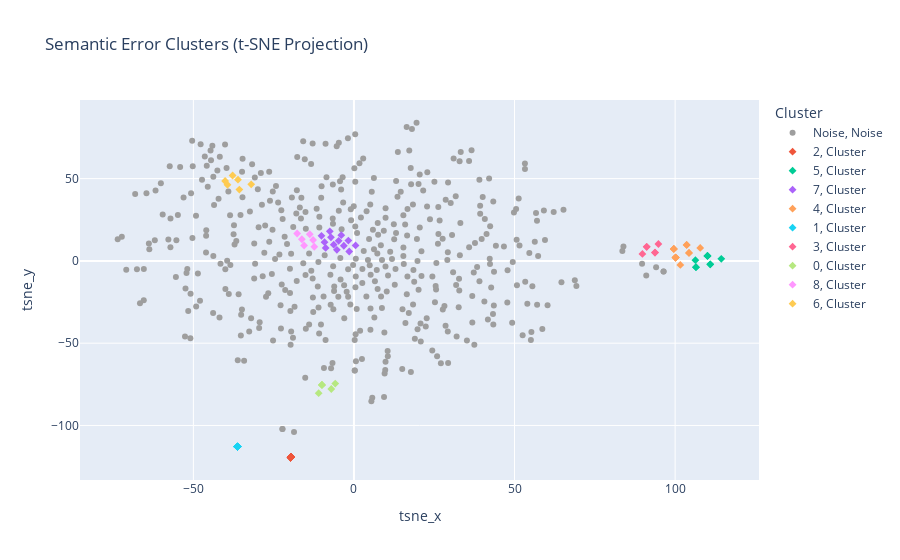

Notebook code for this chart:
### Code cell
# HDBSCAN clustering with validation and visualisation
vector_matrix = np.vstack(extracted_df["vector"].to_list())

# Standardise embeddings before density clustering
scaled_vectors = StandardScaler().fit_transform(vector_matrix)

# Dimensionality reduction for clustering stability
n_components = min(50, scaled_vectors.shape[1], max(2, scaled_vectors.shape[0] - 1))
pca_cluster = PCA(n_components=n_components, random_state=42)
cluster_vectors = pca_cluster.fit_transform(scaled_vectors)
extracted_df["cluster_vector"] = list(cluster_vectors)


def optimise_hdbscan(embeddings):
    results = []
    for min_cluster_size in [5, 10, 15, 20]:
        for min_samples in [1, 5, 10]:
            model = HDBSCAN(
                min_cluster_size=min_cluster_size,
                min_samples=min_samples,
                metric="euclidean",
                store_centers="centroid",
            )
            labels = model.fit_predict(embeddings)
            noise_ratio = float((labels == -1).mean())

            valid_mask = labels != -1
            valid_labels = labels[valid_mask]
            score = np.nan
            if len(np.unique(valid_labels)) > 1:
                score = silhouette_score(embeddings[valid_mask], valid_labels)

            results.append(
                {
                    "min_cluster_size": min_cluster_size,
                    "min_samples": min_samples,
                    "silhouette": score,
                    "noise_ratio": noise_ratio,
                }
            )

    results_df = pd.DataFrame(results).sort_values("silhouette", ascending=False)

    filtered = results_df[(results_df["noise_ratio"] < 0.30) & results_df["silhouette"].notna()]
    if len(filtered) == 0:
        best_row = results_df.iloc[0]
    else:
        best_row = filtered.iloc[0]

    best_params = {
        "min_cluster_size": int(best_row["min_cluster_size"]),
        "min_samples": int(best_row["min_samples"]),
    }
    return best_params, results_df


best_params, grid_results = optimise_hdbscan(cluster_vectors)
print("HDBSCAN grid search (top 5):")
print(grid_results.head(5).to_string(index=False))
print(f"Selected params: {best_params}")

hdbscan = HDBSCAN(
    min_cluster_size=best_params["min_cluster_size"],
    min_samples=best_params["min_samples"],
    metric="euclidean",
    store_centers="centroid",
)

hdb_labels = hdbscan.fit_predict(cluster_vectors)

# Set the active clustering model to HDBSCAN
extracted_df["cluster_id"] = hdb_labels
extracted_df["cluster_model"] = "hdbscan"


def get_smart_cluster_names(df, cluster_col, vector_col, text_col="root_cause"):
    names = {}
    for cluster_id, group in df.groupby(cluster_col):
        if cluster_id == -1:
            continue
        vectors = np.vstack(group[vector_col].to_list())
        centroid = vectors.mean(axis=0, keepdims=True)
        closest_idx, _ = pairwise_distances_argmin_min(centroid, vectors, metric="euclidean")
        rep_text = str(group.iloc[closest_idx[0]][text_col]).strip()
        names[cluster_id] = f"Cluster {cluster_id}: {rep_text}"
    return names


cluster_names = get_smart_cluster_names(extracted_df, "cluster_id", "cluster_vector", "root_cause")
extracted_df["cluster_label"] = extracted_df["cluster_id"].map(cluster_names).fillna("Noise/Outliers")

# Validation metrics (excluding noise)
valid_mask = extracted_df["cluster_id"] != -1
valid_vectors = cluster_vectors[valid_mask]
valid_labels = extracted_df.loc[valid_mask, "cluster_id"].to_numpy()

if len(np.unique(valid_labels)) > 1:
    sil = silhouette_score(valid_vectors, valid_labels)
    dbi = davies_bouldin_score(valid_vectors, valid_labels)
    chi = calinski_harabasz_score(valid_vectors, valid_labels)
    print(f"Silhouette Score (no noise): {sil:.4f}")
    print(f"Davies-Bouldin Index (no noise): {dbi:.4f}")
    print(f"Calinski-Harabasz Index (no noise): {chi:.4f}")
else:
    print("Not enough clusters for validation metrics after noise removal.")

# t-SNE projection for visual validation
tsne = TSNE(n_components=2, perplexity=30, random_state=42, init="pca")
tsne_result = tsne.fit_transform(cluster_vectors)

extracted_df["tsne_x"] = tsne_result[:, 0]
extracted_df["tsne_y"] = tsne_result[:, 1]

plot_df = extracted_df[["tsne_x", "tsne_y", "cluster_id", "cluster_label", "root_cause", "severity_index"]].copy()
plot_df["cluster_label_plot"] = plot_df["cluster_id"].astype(str)
plot_df.loc[plot_df["cluster_id"] == -1, "cluster_label_plot"] = "Noise"
plot_df["point_type"] = plot_df["cluster_id"].apply(lambda v: "Noise" if v == -1 else "Cluster")

fig = px.scatter(
    plot_df,
    x="tsne_x",
    y="tsne_y",
    color="cluster_label_plot",
    symbol="point_type",
    title="Semantic Error Clusters (t-SNE Projection)",
    hover_data={
        "cluster_label": True,
        "root_cause": True,
        "severity_index": True,
        "cluster_id": False,
        "cluster_label_plot": False,
        "point_type": False,
    },
    color_discrete_map={"Noise": "#9e9e9e"},
)
fig.update_traces(marker=dict(size=6))
fig.update_layout(legend_title_text="Cluster")
fig.show()

extracted_df[["cluster_id", "cluster_label", "root_cause"]].head(5)

### Figure 1 — Plotly figure (JSON) as saved in the notebook; plotly's stock layout.template omitted (floating-point values rounded to 4 significant figures; data arrays with more than 128 entries replaced by an {"elided": "..."} marker saying what was removed)
{"data": [{"customdata": {"elided": "428x6 mixed values"}, "hovertemplate": "tsne_x=%{x}<br>tsne_y=%{y}<br>cluster_label=%{customdata[0]}<br>root_cause=%{customdata[1]}<br>severity_index=%{customdata[2]}<extra></extra>", "legendgroup": "Noise, Noise", "marker": {"color": "#9e9e9e", "size": 6, "symbol": "circle"}, "mode": "markers", "name": "Noise, Noise", "orientation": "v", "showlegend": true, "type": "scatter", "x": {"elided": "428 float values"}, "xaxis": "x", "y": {"elided": "428 float values"}, "yaxis": "y"}, {"customdata": {"elided": "26x6 mixed values"}, "hovertemplate": "tsne_x=%{x}<br>tsne_y=%{y}<br>cluster_label=%{customdata[0]}<br>root_cause=%{customdata[1]}<br>severity_index=%{customdata[2]}<extra></extra>", "legendgroup": "2, Cluster", "marker": {"color": "#EF553B", "size": 6, "symbol": "diamond"}, "mode": "markers", "name": "2, Cluster", "orientation": "v", "showlegend": true, "type": "scatter", "x": [-19.66, -19.66, -19.66, -19.66, -19.66, -19.66, -19.66, -19.66, -19.66, -19.66, -19.66, -19.66, -19.66, -19.66, -19.66, -19.66, -19.66, -19.66, -19.66, -19.66, -19.66, -19.66, -19.66, -19.66, -19.66, -19.66], "xaxis": "x", "y": [-119.3, -119.3, -119.3, -119.3, -119.3, -119.3, -119.3, -119.3, -119.3, -119.3, -119.3, -119.3, -119.3, -119.3, -119.3, -119.3, -119.3, -119.3, -119.3, -119.3, -119.3, -119.3, -119.3, -119.3, -119.3, -119.3], "yaxis": "y"}, {"customdata": [["Cluster 5: Lack of accountability and transparency in dispute resolution process", "Lack of accountability and transparency in Zelle's dispute resolution process", 8, 5, "5", "Cluster"], ["Cluster 5: Lack of accountability and transparency in dispute resolution process", "Inadequate dispute resolution process and lack of accountability", "8", 5, "5", "Cluster"], ["Cluster 5: Lack of accountability and transparency in dispute resolution process", "Lack of accountability and transparency in dispute resolution process", "8", 5, "5", "Cluster"], ["Cluster 5: Lack of accountability and transparency in dispute resolution process", "Inadequate dispute resolution process and lack of accountability", 8, 5, "5", "Cluster"], ["Cluster 5: Lack of accountability and transparency in dispute resolution process", "Lack of accountability and transparency in dispute resolution process", "8", 5, "5", "Cluster"], ["Cluster 5: Lack of accountability and transparency in dispute resolution process", "Lack of accountability and transparency in dispute resolution process", "8", 5, "5", "Cluster"], ["Cluster 5: Lack of accountability and transparency in dispute resolution process", "Lack of accountability and transparency in dispute resolution process", "8", 5, "5", "Cluster"], ["Cluster 5: Lack of accountability and transparency in dispute resolution process", "Lack of accountability and transparency in dispute resolution process", "8", 5, "5", "Cluster"], ["Cluster 5: Lack of accountability and transparency in dispute resolution process", "Lack of accountability and transparency in dispute resolution process", "8", 5, "5", "Cluster"]], "hovertemplate": "tsne_x=%{x}<br>tsne_y=%{y}<br>cluster_label=%{customdata[0]}<br>root_cause=%{customdata[1]}<br>severity_index=%{customdata[2]}<extra></extra>", "legendgroup": "5, Cluster", "marker": {"color": "#00cc96", "size": 6, "symbol": "diamond"}, "mode": "markers", "name": "5, Cluster", "orientation": "v", "showlegend": true, "type": "scatter", "x": [106.3, 106.5, 110.1, 106.5, 110.1, 110.1, 114.4, 110.9, 110.9], "xaxis": "x", "y": [0.4636, -3.805, 3.017, -3.805, 3.017, 3.017, 1.242, -2.083, -2.083], "yaxis": "y"}, {"customdata": [["Cluster 7: Unauthorized transaction", "Unauthorized transaction due to shared login", 8, 7, "7", "Cluster"], ["Cluster 7: Unauthorized transaction", "Unauthorized transaction", 8, 7, "7", "Cluster"], ["Cluster 7: Unauthorized transaction", "Unauthorized transaction", "8", 7, "7", "Cluster"], ["Cluster 7: Unauthorized transaction", "Unauthorized transactions", "8", 7, "7", "Cluster"], ["Cluster 7: Unauthorized transaction", "Unauthorized transaction", "8", 7, "7", "Cluster"], ["Cluster 7: Unauthorized transaction", "Unauthorized transaction due to account hacking", "8", 7, "7", "Cluster"], ["Cluster 7: Unauthorized transaction", "Unauthorized transaction due to account compromise", "8", 7, "7", "Cluster"], ["Cluster 7: Unauthorized transaction", "Unauthorized transaction", "8", 7, "7", "Cluster"], ["Cluster 7: Unauthorized transaction", "Unauthorized transactions", "8", 7, "7", "Cluster"], ["Cluster 7: Unauthorized transaction", "Unauthorized transactions on account", "8", 7, "7", "Cluster"], ["Cluster 7: Unauthorized transaction", "Unauthorized transaction from Zelle", "8", 7, "7", "Cluster"], ["Cluster 7: Unauthorized transaction", "Unauthorized transactions not resolved", "8", 7, "7", "Cluster"], ["Cluster 7: Unauthorized transaction", "Unauthorized transaction", "8", 7, "7", "Cluster"]], "hovertemplate": "tsne_x=%{x}<br>tsne_y=%{y}<br>cluster_label=%{customdata[0]}<br>root_cause=%{customdata[1]}<br>severity_index=%{customdata[2]}<extra></extra>", "legendgroup": "7, Cluster", "marker": {"color": "#ab63fa", "size": 6, "symbol": "diamond"}, "mode": "markers", "name": "7, Cluster", "orientation": "v", "showlegend": true, "type": "scatter", "x": [0.5033, -3.148, -4.759, -8.809, -1.741, -3.945, -7.515, -6.296, -9.16, -7.16, -1.471, -10.11, -5.314], "xaxis": "x", "y": [9.383, 9.205, 12.2, 7.861, 12.36, 15.62, 17.98, 9.832, 11.37, 14.31, 5.7, 15.25, 6.71], "yaxis": "y"}, {"customdata": [["Cluster 4: Inadequate dispute resolution and lack of accountability", "Inadequate dispute resolution and lack of accountability", "8", 4, "4", "Cluster"], ["Cluster 4: Inadequate dispute resolution and lack of accountability", "Inadequate dispute resolution and lack of accountability", "8", 4, "4", "Cluster"], ["Cluster 4: Inadequate dispute resolution and lack of accountability", "Inadequate dispute resolution and lack of accountability", "8", 4, "4", "Cluster"], ["Cluster 4: Inadequate dispute resolution and lack of accountability", "Inadequate dispute resolution and lack of accountability", "8", 4, "4", "Cluster"], ["Cluster 4: Inadequate dispute resolution and lack of accountability", "Inadequate dispute resolution and lack of accountability", "8", 4, "4", "Cluster"], ["Cluster 4: Inadequate dispute resolution and lack of accountability", "Lack of accountability and transparency in dispute resolution", 8, 4, "4", "Cluster"], ["Cluster 4: Inadequate dispute resolution and lack of accountability", "Inadequate dispute resolution and lack of accountability", "8", 4, "4", "Cluster"], ["Cluster 4: Inadequate dispute resolution and lack of accountability", "Inadequate dispute resolution and lack of accountability", "8", 4, "4", "Cluster"], ["Cluster 4: Inadequate dispute resolution and lack of accountability", "Inadequate dispute resolution and lack of accountability", "8", 4, "4", "Cluster"], ["Cluster 4: Inadequate dispute resolution and lack of accountability", "Inadequate dispute resolution and lack of accountability", "8", 4, "4", "Cluster"], ["Cluster 4: Inadequate dispute resolution and lack of accountability", "Inadequate dispute resolution and lack of accountability", 8, 4, "4", "Cluster"], ["Cluster 4: Inadequate dispute resolution and lack of accountability", "Inadequate dispute resolution and lack of accountability", "8", 4, "4", "Cluster"], ["Cluster 4: Inadequate dispute resolution and lack of accountability", "Inadequate dispute resolution and lack of accountability", "8", 4, "4", "Cluster"], ["Cluster 4: Inadequate dispute resolution and lack of accountability", "Inadequate dispute resolution and lack of accountability", "8", 4, "4", "Cluster"]], "hovertemplate": "tsne_x=%{x}<br>tsne_y=%{y}<br>cluster_label=%{customdata[0]}<br>root_cause=%{customdata[1]}<br>severity_index=%{customdata[2]}<extra></extra>", "legendgroup": "4, Cluster", "marker": {"color": "#FFA15A", "size": 6, "symbol": "diamond"}, "mode": "markers", "name": "4, Cluster", "orientation": "v", "showlegend": true, "type": "scatter", "x": [100.2, 101.6, 103.6, 99.59, 100.2, 107.8, 99.59, 99.59, 103.6, 100.2, 100.2, 100.2, 104.3, 104.3], "xaxis": "x", "y": [1.985, -2.478, 9.685, 7.25, 1.985, 7.866, 7.25, 7.25, 9.685, 1.985, 1.985, 1.985, 4.831, 4.831], "yaxis": "y"}, {"customdata": [["Cluster 1: Unfair dispute resolution process and failure to prevent and address fraud", "Unfair dispute resolution process and failure to prevent and address fraud", "8", 1, "1", "Cluster"], ["Cluster 1: Unfair dispute resolution process and failure to prevent and address fraud", "Unfair dispute resolution process and failure to prevent and address fraud", "8", 1, "1", "Cluster"], ["Cluster 1: Unfair dispute resolution process and failure to prevent and address fraud", "Unfair dispute resolution process and failure to prevent and address fraud", "8", 1, "1", "Cluster"], ["Cluster 1: Unfair dispute resolution process and failure to prevent and address fraud", "Unfair dispute resolution process and failure to prevent and address fraud", "8", 1, "1", "Cluster"], ["Cluster 1: Unfair dispute resolution process and failure to prevent and address fraud", "Unfair dispute resolution process and failure to prevent and address fraud", 8, 1, "1", "Cluster"], ["Cluster 1: Unfair dispute resolution process and failure to prevent and address fraud", "Unfair dispute resolution process and failure to prevent and address fraud", "8", 1, "1", "Cluster"], ["Cluster 1: Unfair dispute resolution process and failure to prevent and address fraud", "Unfair dispute resolution process and failure to prevent and address fraud", "8", 1, "1", "Cluster"], ["Cluster 1: Unfair dispute resolution process and failure to prevent and address fraud", "Unfair dispute resolution process and failure to prevent and address fraud", "8", 1, "1", "Cluster"], ["Cluster 1: Unfair dispute resolution process and failure to prevent and address fraud", "Unfair dispute resolution process and failure to prevent and address fraud", 8, 1, "1", "Cluster"], ["Cluster 1: Unfair dispute resolution process and failure to prevent and address fraud", "Unfair dispute resolution process and failure to prevent address fraud", "8", 1, "1", "Cluster"], ["Cluster 1: Unfair dispute resolution process and failure to prevent and address fraud", "Unfair dispute resolution process and failure to prevent and address fraud", "8", 1, "1", "Cluster"], ["Cluster 1: Unfair dispute resolution process and failure to prevent and address fraud", "Unfair dispute resolution process and failure to prevent and address fraud", "8", 1, "1", "Cluster"], ["Cluster 1: Unfair dispute resolution process and failure to prevent and address fraud", "Unfair dispute resolution process and failure to prevent and address fraud", "8", 1, "1", "Cluster"], ["Cluster 1: Unfair dispute resolution process and failure to prevent and address fraud", "Unfair dispute resolution process and failure to prevent and address fraud", "8", 1, "1", "Cluster"], ["Cluster 1: Unfair dispute resolution process and failure to prevent and address fraud", "Unfair dispute resolution process and failure to prevent and address fraud", "8", 1, "1", "Cluster"], ["Cluster 1: Unfair dispute resolution process and failure to prevent and address fraud", "Unfair dispute resolution process and failure to prevent address fraud", 8, 1, "1", "Cluster"]], "hovertemplate": "tsne_x=%{x}<br>tsne_y=%{y}<br>cluster_label=%{customdata[0]}<br>root_cause=%{customdata[1]}<br>severity_index=%{customdata[2]}<extra></extra>", "legendgroup": "1, Cluster", "marker": {"color": "#19d3f3", "size": 6, "symbol": "diamond"}, "mode": "markers", "name": "1, Cluster", "orientation": "v", "showlegend": true, "type": "scatter", "x": [-36.26, -36.26, -36.26, -36.26, -36.26, -36.26, -36.26, -36.26, -36.26, -36.26, -36.26, -36.26, -36.26, -36.26, -36.26, -36.26], "xaxis": "x", "y": [-112.9, -112.9, -112.9, -112.9, -112.9, -112.9, -112.9, -112.9, -112.9, -112.9, -112.9, -112.9, -112.9, -112.9, -112.9, -112.9], "yaxis": "y"}, {"customdata": [["Cluster 3: Inadequate dispute investigation and lack of accountability", "Inadequate dispute investigation and lack of accountability", "8", 3, "3", "Cluster"], ["Cluster 3: Inadequate dispute investigation and lack of accountability", "Inadequate dispute investigation and lack of accountability", "8", 3, "3", "Cluster"], ["Cluster 3: Inadequate dispute investigation and lack of accountability", "Inadequate dispute investigation and lack of accountability", "8", 3, "3", "Cluster"], ["Cluster 3: Inadequate dispute investigation and lack of accountability", "Inadequate dispute investigation and lack of accountability", "8", 3, "3", "Cluster"], ["Cluster 3: Inadequate dispute investigation and lack of accountability", "Inadequate dispute investigation and lack of accountability", 8, 3, "3", "Cluster"], ["Cluster 3: Inadequate dispute investigation and lack of accountability", "Inadequate dispute investigation and lack of accountability", 8, 3, "3", "Cluster"]], "hovertemplate": "tsne_x=%{x}<br>tsne_y=%{y}<br>cluster_label=%{customdata[0]}<br>root_cause=%{customdata[1]}<br>severity_index=%{customdata[2]}<extra></extra>", "legendgroup": "3, Cluster", "marker": {"color": "#FF6692", "size": 6, "symbol": "diamond"}, "mode": "markers", "name": "3, Cluster", "orientation": "v", "showlegend": true, "type": "scatter", "x": [89.81, 93.73, 93.73, 91.15, 91.15, 94.79], "xaxis": "x", "y": [4.226, 5.023, 5.023, 8.574, 8.574, 10.28], "yaxis": "y"}, {"customdata": [["Cluster 0: Unfair practices, non-compliance with CFPA and EFTA", "Unfair practices, non-compliance with CFPA and EFTA", "8", 0, "0", "Cluster"], ["Cluster 0: Unfair practices, non-compliance with CFPA and EFTA", "Unfair practices, non-compliance with CFPA, EFTA, and Regulation E", "8", 0, "0", "Cluster"], ["Cluster 0: Unfair practices, non-compliance with CFPA and EFTA", "Inadequate customer services, unfair practices, and non-compliance with CFPA, EFTA, and Regulation E.", 8, 0, "0", "Cluster"], ["Cluster 0: Unfair practices, non-compliance with CFPA and EFTA", "Dispute resolution process was unfair and deceptive, non-compliance with error resolution requirements under EFTA and Regulation E.", 8, 0, "0", "Cluster"], ["Cluster 0: Unfair practices, non-compliance with CFPA and EFTA", "Unfair practices, non-compliance with CFPA and EFTA", "8", 0, "0", "Cluster"], ["Cluster 0: Unfair practices, non-compliance with CFPA and EFTA", "Unfair practices, non-compliance with CFPA and EFTA", "8", 0, "0", "Cluster"]], "hovertemplate": "tsne_x=%{x}<br>tsne_y=%{y}<br>cluster_label=%{customdata[0]}<br>root_cause=%{customdata[1]}<br>severity_index=%{customdata[2]}<extra></extra>", "legendgroup": "0, Cluster", "marker": {"color": "#B6E880", "size": 6, "symbol": "diamond"}, "mode": "markers", "name": "0, Cluster", "orientation": "v", "showlegend": true, "type": "scatter", "x": [-9.962, -7.051, -5.818, -10.98, -9.962, -9.962], "xaxis": "x", "y": [-75.37, -77.85, -74.52, -80.36, -75.37, -75.37], "yaxis": "y"}, {"customdata": [["Cluster 8: Unauthorized card conversion", "Unauthorized card issuance", 8, 8, "8", "Cluster"], ["Cluster 8: Unauthorized card conversion", "Unauthorized card conversion", "8", 8, "8", "Cluster"], ["Cluster 8: Unauthorized card conversion", "Card expiration not in line with CFPB regulations", 8, 8, "8", "Cluster"], ["Cluster 8: Unauthorized card conversion", "Unauthorized transactions on lost card", "8", 8, "8", "Cluster"], ["Cluster 8: Unauthorized card conversion", "Lost card due to disposal", "5", 8, "8", "Cluster"], ["Cluster 8: Unauthorized card conversion", "Unauthorized card activation", 8, 8, "8", "Cluster"]], "hovertemplate": "tsne_x=%{x}<br>tsne_y=%{y}<br>cluster_label=%{customdata[0]}<br>root_cause=%{customdata[1]}<br>severity_index=%{customdata[2]}<extra></extra>", "legendgroup": "8, Cluster", "marker": {"color": "#FF97FF", "size": 6, "symbol": "diamond"}, "mode": "markers", "name": "8, Cluster", "orientation": "v", "showlegend": true, "type": "scatter", "x": [-17.69, -16.22, -15.52, -12.72, -12.35, -13.76], "xaxis": "x", "y": [16.63, 13.16, 9.363, 12.71, 8.597, 16.19], "yaxis": "y"}, {"customdata": [["Cluster 6: Unauthorized credit card application attempt", "Unauthorized credit card account opened", "8", 6, "6", "Cluster"], ["Cluster 6: Unauthorized credit card application attempt", "Unauthorized transaction by credit card company", 8, 6, "6", "Cluster"], ["Cluster 6: Unauthorized credit card application attempt", "Unauthorized transaction and theft of credit card information", "8", 6, "6", "Cluster"], ["Cluster 6: Unauthorized credit card application attempt", "Unauthorized credit card application attempt", "8", 6, "6", "Cluster"], ["Cluster 6: Unauthorized credit card application attempt", "Unintentional creation of credit card account due to misleading process", 8, 6, "6", "Cluster"], ["Cluster 6: Unauthorized credit card application attempt", "Unauthorized credit card application", 8, 6, "6", "Cluster"]], "hovertemplate": "tsne_x=%{x}<br>tsne_y=%{y}<br>cluster_label=%{customdata[0]}<br>root_cause=%{customdata[1]}<br>severity_index=%{customdata[2]}<extra></extra>", "legendgroup": "6, Cluster", "marker": {"color": "#FECB52", "size": 6, "symbol": "diamond"}, "mode": "markers", "name": "6, Cluster", "orientation": "v", "showlegend": true, "type": "scatter", "x": [-37.78, -35.68, -31.98, -39.37, -36.11, -40.11], "xaxis": "x", "y": [51.88, 43.32, 46.54, 46.24, 49.33, 48.54], "yaxis": "y"}], "layout": {"legend": {"title": {"text": "Cluster"}, "tracegroupgap": 0}, "title": {"text": "Semantic Error Clusters (t-SNE Projection)"}, "xaxis": {"anchor": "y", "domain": [0, 1], "title": {"text": "tsne_x"}}, "yaxis": {"anchor": "x", "domain": [0, 1], "title": {"text": "tsne_y"}}}}
